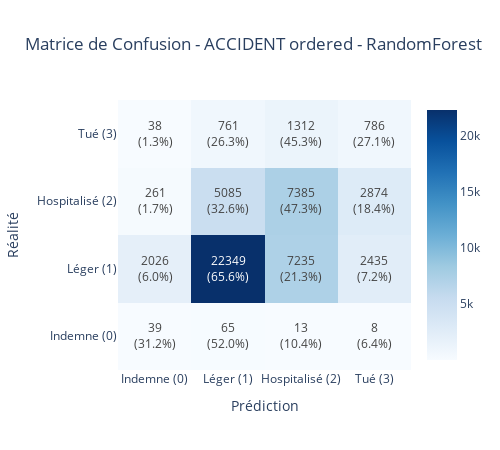
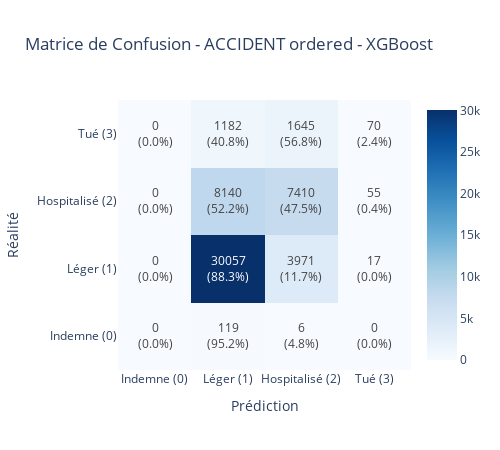

The cell these charts' notebook holds for them, in order:
### Code cell
# Matrices de confusion pour ACCIDENT ordered (multi-classes)
labels_ordered = ['Indemne (0)', 'Léger (1)', 'Hospitalisé (2)', 'Tué (3)']

for name, preds in predictions_acc_ord.items():
    print(f"\n{'='*50}")
    print(f"MATRICE DE CONFUSION - ACCIDENT ordered - {name}")
    print('='*50)
    
    # Matrice de confusion
    plot_confusion_matrix(y_te_acc_ord, preds['y_pred'], f"ACCIDENT ordered - {name}", labels_ordered)

### Figure 1 — Plotly figure (JSON) as saved in the notebook; plotly's stock layout.template omitted (floating-point values rounded to 4 significant figures)
{"data": [{"colorscale": [[0, "rgb(247,251,255)"], [0.125, "rgb(222,235,247)"], [0.25, "rgb(198,219,239)"], [0.375, "rgb(158,202,225)"], [0.5, "rgb(107,174,214)"], [0.625, "rgb(66,146,198)"], [0.75, "rgb(33,113,181)"], [0.875, "rgb(8,81,156)"], [1, "rgb(8,48,107)"]], "showscale": true, "text": [["39<br>(31.2%)", "65<br>(52.0%)", "13<br>(10.4%)", "8<br>(6.4%)"], ["2026<br>(6.0%)", "22349<br>(65.6%)", "7235<br>(21.3%)", "2435<br>(7.2%)"], ["261<br>(1.7%)", "5085<br>(32.6%)", "7385<br>(47.3%)", "2874<br>(18.4%)"], ["38<br>(1.3%)", "761<br>(26.3%)", "1312<br>(45.3%)", "786<br>(27.1%)"]], "texttemplate": "%{text}", "type": "heatmap", "x": ["Indemne (0)", "Léger (1)", "Hospitalisé (2)", "Tué (3)"], "y": ["Indemne (0)", "Léger (1)", "Hospitalisé (2)", "Tué (3)"], "z": [[39, 65, 13, 8], [2026, 22349, 7235, 2435], [261, 5085, 7385, 2874], [38, 761, 1312, 786]]}], "layout": {"height": 450, "title": {"text": "Matrice de Confusion - ACCIDENT ordered - RandomForest"}, "width": 500, "xaxis": {"title": {"text": "Prédiction"}}, "yaxis": {"title": {"text": "Réalité"}}}}

### Figure 2 — Plotly figure (JSON) as saved in the notebook; plotly's stock layout.template omitted (floating-point values rounded to 4 significant figures)
{"data": [{"colorscale": [[0, "rgb(247,251,255)"], [0.125, "rgb(222,235,247)"], [0.25, "rgb(198,219,239)"], [0.375, "rgb(158,202,225)"], [0.5, "rgb(107,174,214)"], [0.625, "rgb(66,146,198)"], [0.75, "rgb(33,113,181)"], [0.875, "rgb(8,81,156)"], [1, "rgb(8,48,107)"]], "showscale": true, "text": [["0<br>(0.0%)", "119<br>(95.2%)", "6<br>(4.8%)", "0<br>(0.0%)"], ["0<br>(0.0%)", "30057<br>(88.3%)", "3971<br>(11.7%)", "17<br>(0.0%)"], ["0<br>(0.0%)", "8140<br>(52.2%)", "7410<br>(47.5%)", "55<br>(0.4%)"], ["0<br>(0.0%)", "1182<br>(40.8%)", "1645<br>(56.8%)", "70<br>(2.4%)"]], "texttemplate": "%{text}", "type": "heatmap", "x": ["Indemne (0)", "Léger (1)", "Hospitalisé (2)", "Tué (3)"], "y": ["Indemne (0)", "Léger (1)", "Hospitalisé (2)", "Tué (3)"], "z": [[0, 119, 6, 0], [0, 30057, 3971, 17], [0, 8140, 7410, 55], [0, 1182, 1645, 70]]}], "layout": {"height": 450, "title": {"text": "Matrice de Confusion - ACCIDENT ordered - XGBoost"}, "width": 500, "xaxis": {"title": {"text": "Prédiction"}}, "yaxis": {"title": {"text": "Réalité"}}}}
